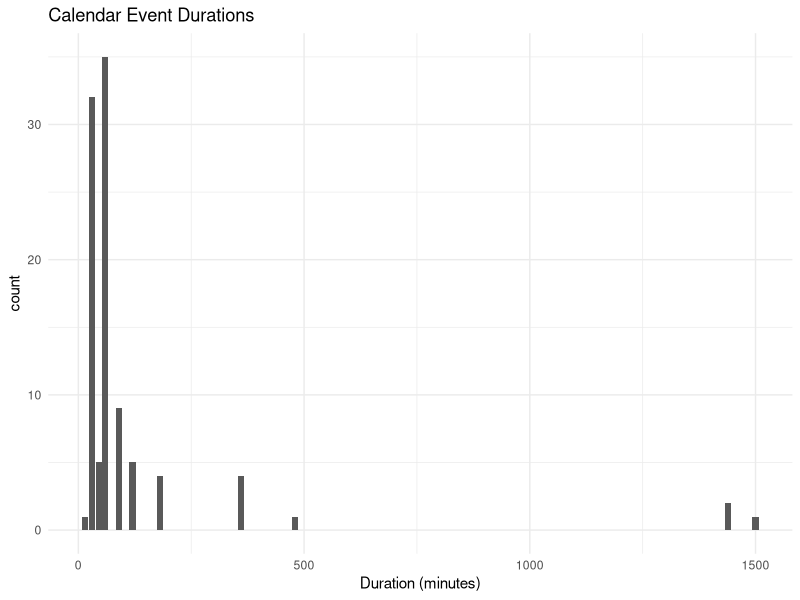
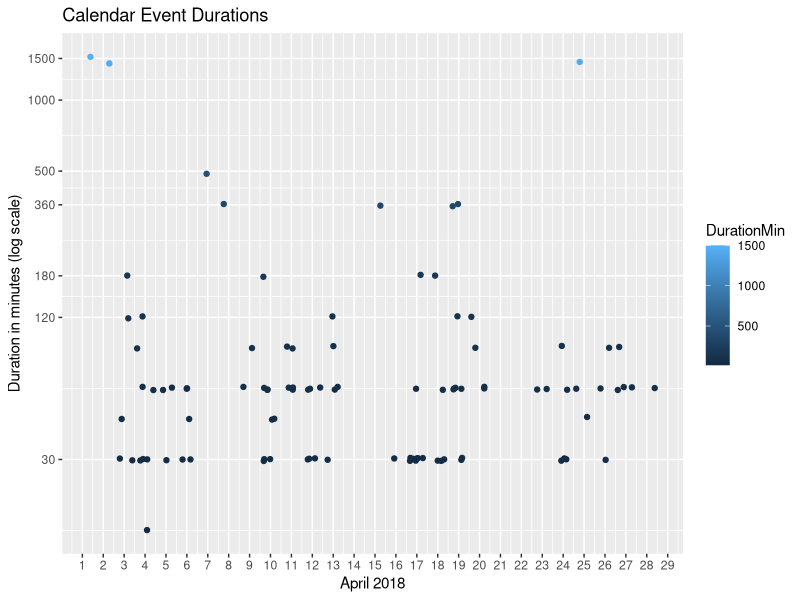
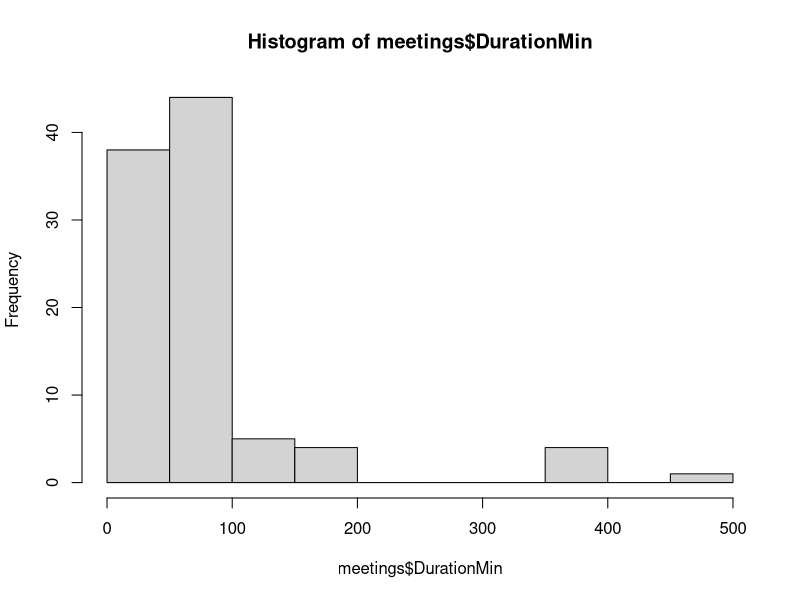
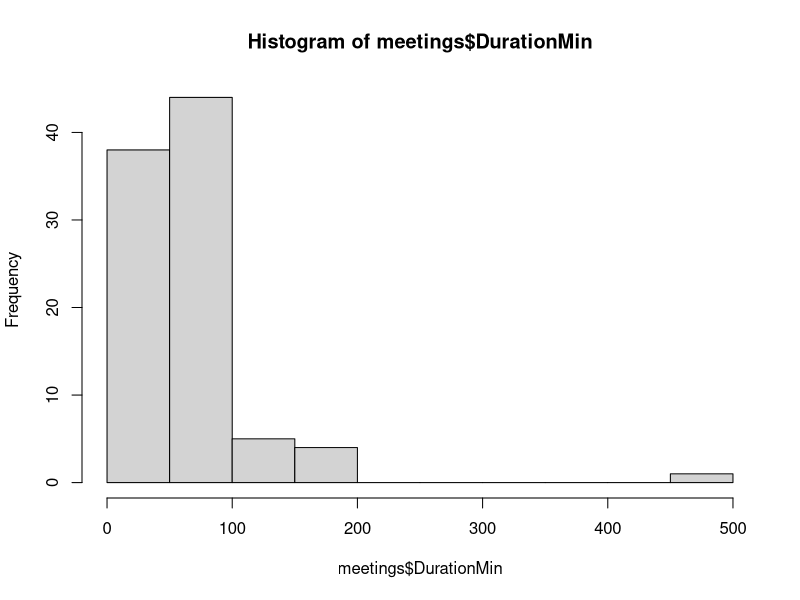
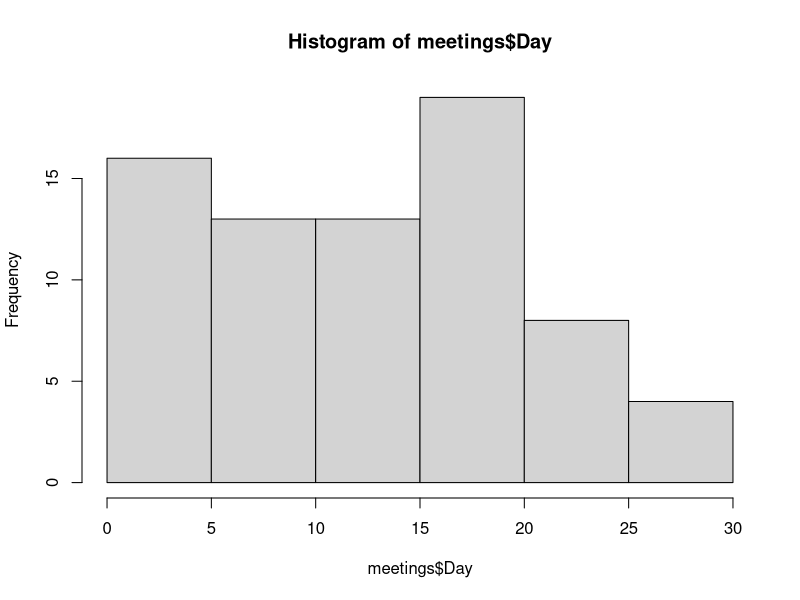
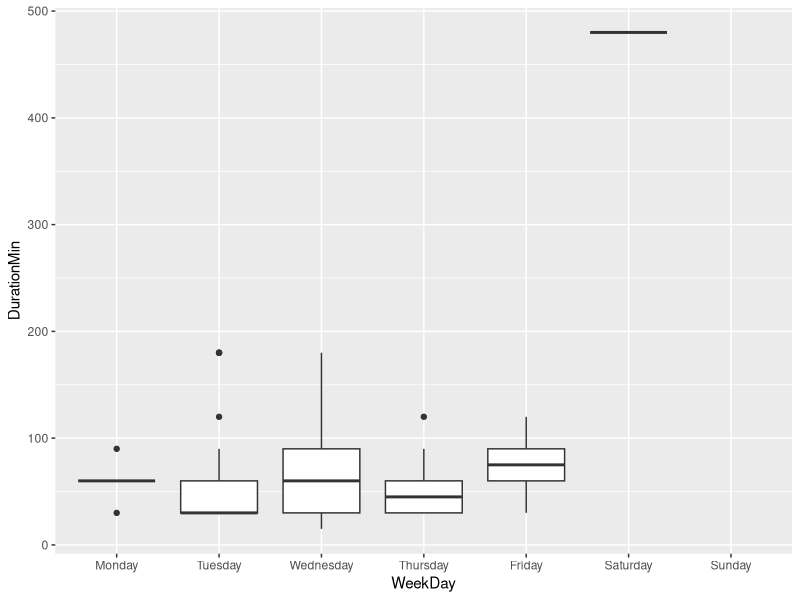
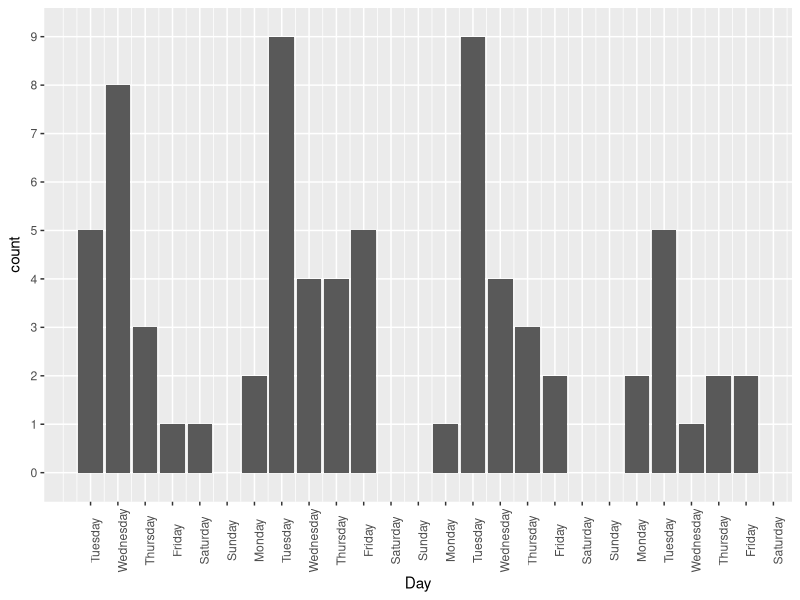
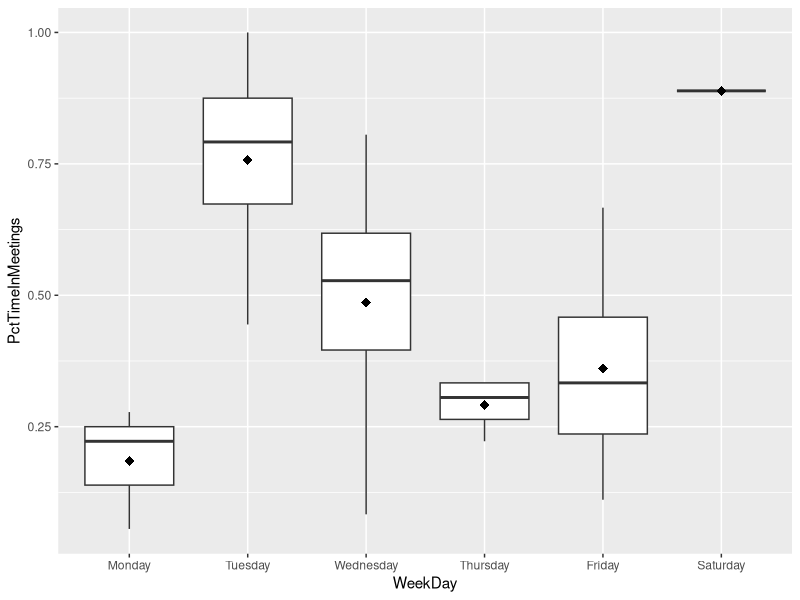

Generate these figures, in order, with R:
# Mutaz Abu Ghazaleh 
# 13184383
# 
# DSI AT2 
# 
# Meeting Data Set


setwd("C:/mdsi/dsi/at2")


library(dplyr)
library(tidyr)
library(readr)
library(lubridate)
# library(tidyverse)
library(stringr)
library(ggplot2)

meetings <- read_csv("./raw/meetings.csv")

dim(meetings)
str(meetings)
head(meetings)
glimpse(meetings)


# set column names. Subject had a unicode character in it, this will help solve
# the issue
colnames(meetings) <- c("Subject","Start",  "End",    "Duration")



# dates are in the format of "Fri 27/04/2018 2:00 PM", this will be parsed to a
# date time, and them team duration in minutes will be calculated as the
# difference in time between end and start time.
# also remove the week day name from the string first

# date1 <- "Sat 27/04/2018 2:00 PM"
# grepl("Fri", date1)
# gsub(pattern = "Mon |Tue |Wed |Thu |Fri |Sat |Sun ", "", meetings$Start)
# lubridate::parse_date_time2("Fri 27/04/2018 2:00 PM", "admyHMp")


meetings$Start <- gsub(pattern = "Mon |Tue |Wed |Thu |Fri |Sat |Sun ", "", meetings$Start)
meetings$End <- gsub(pattern = "Mon |Tue |Wed |Thu |Fri |Sat |Sun ", "", meetings$End)

meetings$Start <- parse_date_time(meetings$Start, "dmyHMp",  tz ="Australia/Sydney")
meetings$End <- parse_date_time(meetings$End, "dmyHMp",  tz ="Australia/Sydney")



# check and remove meetings that out of range 
range(meetings$Start)
range(meetings$End)

meetings <- meetings %>% 
  filter(Start >= as.Date("2018-04-01") & Start <= as.Date("2018-04-30")) %>% 
  filter(End >= as.Date("2018-04-01") & End <= as.Date("2018-04-30"))

# events in the calendar include types other than meetings, e.g birthday, rent
# and anniversary reminders. Cancelled meetings also need to be removed, and
# events with the term WWC are not meetings that i attend so they also need to
# be removed
reg_list <- "bday|birthday|^rent|anniversary|wwc|^canceled"
meetings <- meetings %>% filter(!str_detect(Subject, reg_list))



meetings$DurationMin <- as.numeric(difftime(meetings$End, meetings$Start, units = "mins" ))
# outliers are found as events that are longer than 24 hrs (1440 mins), outliers
# will be removed
summary(meetings$DurationMin)
meetings %>% ggplot(aes(DurationMin)) + 
  geom_bar() +
  theme(axis.text.x = element_text(angle=90)) +
  theme_minimal() +
  labs(title = "Calendar Event Durations", 
       # subtitle ="group by User", 
       x = "Duration (minutes)"
  )

# hist(meetings$DurationMin, breaks =100, main = "Meeting Durations", xlab = "Duration (minutes)", )

meetings %>% ggplot(aes(x=day(Start), y=DurationMin, colour =DurationMin)) +
  geom_point(position="jitter") + 
  scale_x_continuous(breaks = 1:30) + 
  scale_y_log10(breaks = c(0,30,120,180,360,500,1000,1500)) + #, labels = 1:30, minor_breaks = NULL)
  labs(title = "Calendar Event Durations", 
       # subtitle ="group by User", 
       x = "April 2018",
       y = "Duration in minutes (log scale)"
  )
meetings <- meetings %>% filter(!DurationMin >= 1440)
hist(meetings$DurationMin)
# noticed events with duration > 300 
meetings %>% filter(DurationMin > 300) %>% select(Subject, DurationMin)
# items with duration 360 turned to be all place holdesrs, not meetings so i
# will remove them, one item with duration 540 is a "resource assignment" this
# is also not a meeting, and any item with duration == 0 will also be discarded
meetings <- meetings %>% filter(!(DurationMin == 360 | DurationMin == 540 | DurationMin == 0))
hist(meetings$DurationMin)
range(meetings$DurationMin)
summary(meetings$DurationMin)
# meetings %>% filter(DurationMin < 30) check for dates that outside of date
# range, start < Apr 1 or > Apr 31
meetings %>% filter(Start < dmy("01/04/2018"))
meetings %>% filter(End > dmy("30/04/2018"))

# remove meetings that start after midnight and finish before 7am
meetings <- meetings %>% filter( !(hour(Start) >= 0 & hour(End) <= 7))
meetings %>% filter(hour(Start) <= 1)



### data cleanup is done for now. 

# now i want to explore the data, so first i will see how many meetings i was
# having a day, this will be a count on number of rows grouped by day of month
day_names <- c("Monday", "Tuesday", "Wednesday", "Thursday", "Friday", "Saturday", "Sunday")
meetings$WeekDay <- factor(weekdays(meetings$Start), 
                              levels = day_names) 
meetings$Day <- day(meetings$Start)
meetings$WeekDay
meetings$Day
hist(meetings$Day)

ggplot(meetings, aes(x=WeekDay, y=DurationMin)) + geom_boxplot() + scale_fill_discrete(drop=FALSE) + scale_x_discrete(drop=FALSE)


# meeting over days of month 

# prepare labels for x axis
rr <- range(meetings$Start)
labels <- data_frame(Date = seq.Date(as.Date(rr[1]), as.Date(rr[2])+1, by="day"))
labels <- labels %>% mutate(Day = day(Date), WeekDay = weekdays(Date))
# labels <- meetings %>% group_by(Day) %>% mutate(DD = first(WeekDay)) %>% select(Day, DD) %>% ungroup() %>% distinct()

ggplot(meetings, aes(x=Day)) + geom_bar() +
  scale_x_continuous(breaks=labels$Day, labels=labels$WeekDay) +
  theme(axis.text.x = element_text(angle=90)) +
  scale_y_discrete(limits=0:50)
  
#### summarise meetings ####

meetings %>% group_by(Day, WeekDay) %>% 
  summarise(N = n(), 
            FirstStart = min(Start), 
            FirstStartHour = hour(FirstStart), 
            LastEnd = max(End),
            LastEndHour = hour(LastEnd),
            AvgMeetingDuration = mean(DurationMin),
            TotalMeetingTime = sum(DurationMin),
            WorkingDayDuration = as.numeric(difftime(LastEnd, FirstStart, units = "mins" ))) %>% 
  ungroup() %>% 
  mutate(PctTimeInMeetings = TotalMeetingTime / max(TotalMeetingTime))-> meetings_summary

meetings_summary %>% 
  ggplot(aes(x=WeekDay, y=PctTimeInMeetings)) + 
  geom_boxplot() +
  stat_summary(fun.y=mean, geom="point", shape=18, size=3) 
  
  geom_bar(stat="identity")


write_csv(meetings_summary, "meetings_summary.csv")


#### meetings observations ####
boxplot(meetings_summary$TotalMeetingTime)
summary(meetings_summary$TotalMeetingTime)
# Min. 1st Qu.  Median    Mean 3rd Qu.    Max. 
# 30.0   142.5   195.0   243.8   371.2   540.0 
# 75% of the of the days is spent in meetings longer than 2:20 hrs to 6.20 hrs
# this for days where i recoreded metings 
summary(meetings_summary$N)
# Min. 1st Qu.  Median    Mean 3rd Qu.    Max. 
# 1.00    2.00    3.00    3.65    5.00    9.00 
# on working days i will have on average 4 meetings
# with most of the days (25% to 75%) (read how to interpet summary)
# i will have between 2 to five meetings

# to reduce times in meetings (to improve productivity) i need to target few changes: 
# start by participating in shorter meetings and less meetings in a day

summary(meetings_summary$FirstStartHour)
# Min. 1st Qu.  Median    Mean 3rd Qu.    Max. 
# 8.00    9.75   10.00   10.95 11.25      16.00 
# 1st qut start hour is 9:45 and median start is 10:00, this makes
# sense as i usually need to drop the kids to school and come back home by 9 am
# to start work. hence most of my meetings in the morning will only start after
# 9am

summary(meetings_summary$LastEndHour)
# Min. 1st Qu.  Median    Mean 3rd Qu.    Max. 
# 14.0    15.0    16.5    16.9    18.0    21.0 

# on avg i seem to wrap up my meetings at 4:30, with 3rd qu of 18:00 (what does
# 3rd qut mean) there are instances where my meetings wrapped up at 9pm those
# are mostly days when i had to attend evening classes
